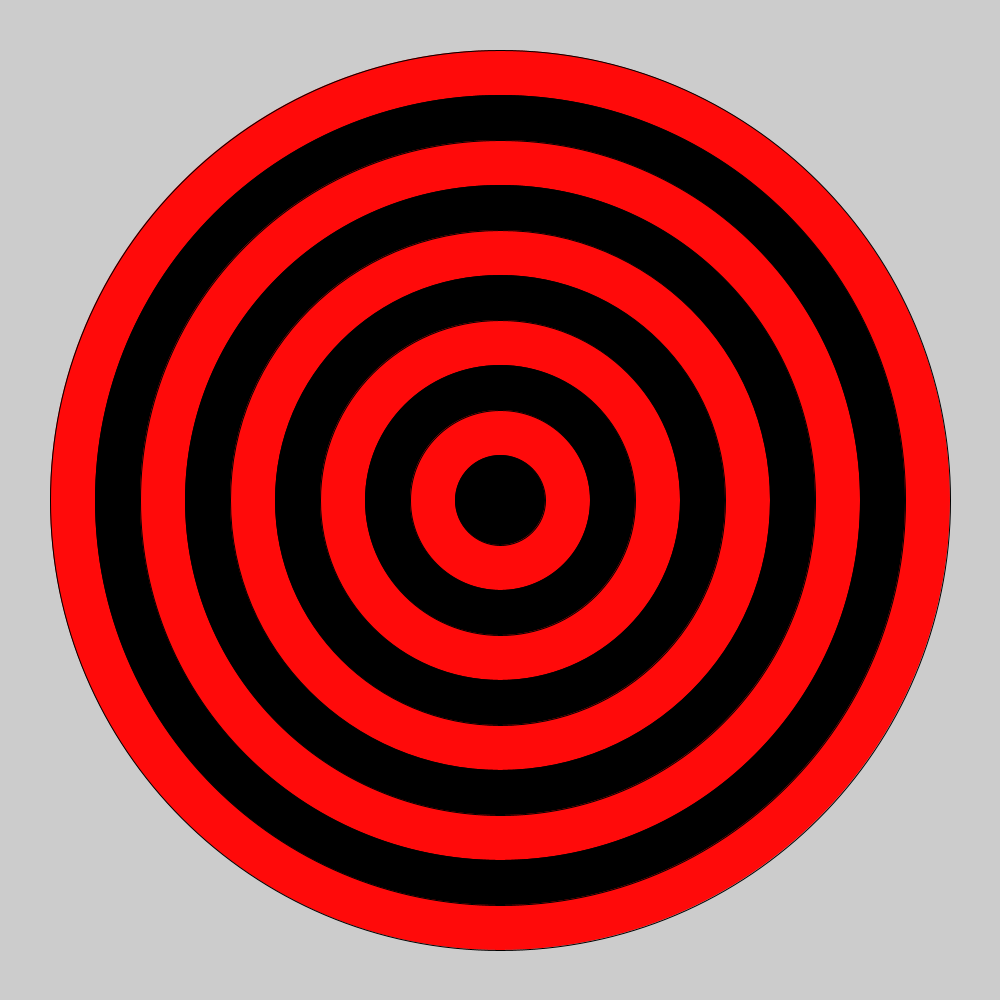
Frame 1 (no input)
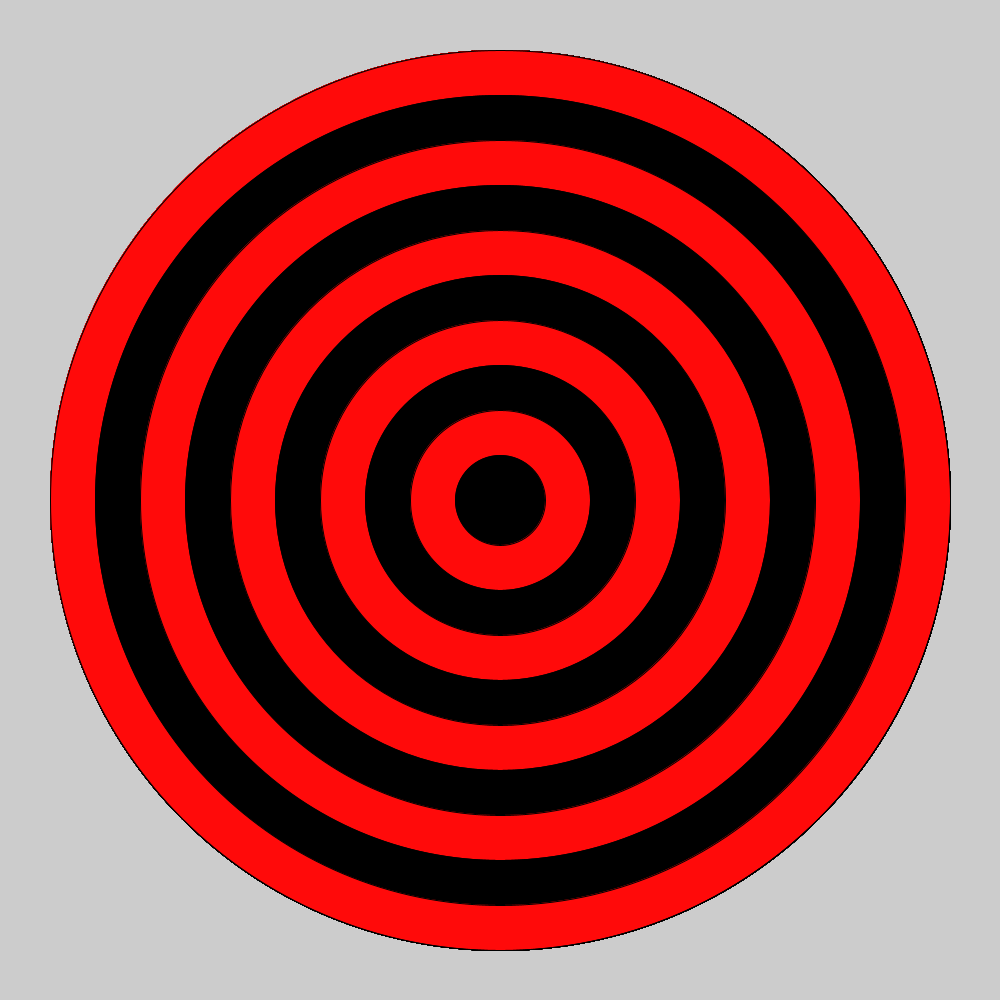
Frame 60 (the mouse pressed at the canvas centre just before this capture)
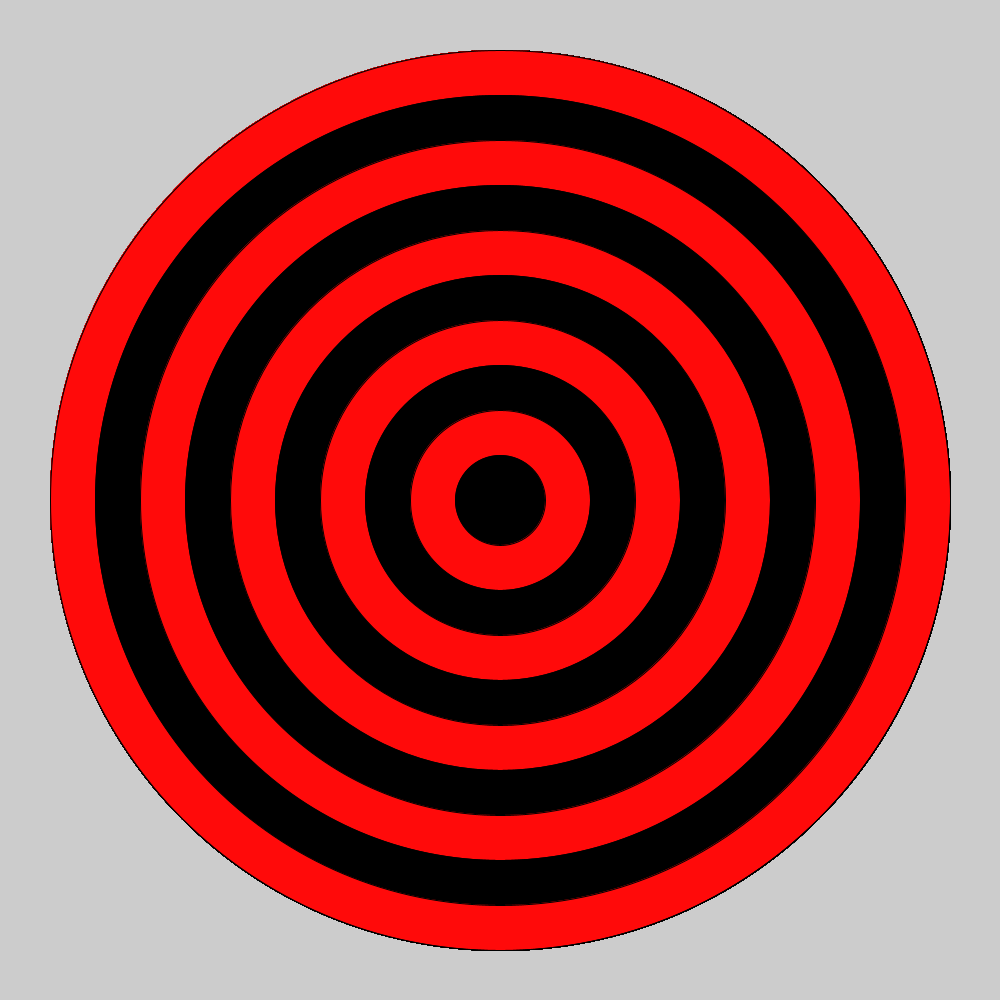
Frame 120 (the mouse held since frame 60 and released just before this capture)

The Processing sketch that drew these frames (run headless with seeded random() and noise(); from frame 60 on, the mouse is pressed at the canvas centre):

// Processing sketch: bullseye
// ── bullseye.pde

void setup() {
 
  // set the size of your sketch
 size(1000,1000); 
}

void draw() {
  
  //Starting with the largest ellipse, use a for loop to draw a bullseye with ellipses.
  
for (int i = 10; i>0; i--){
  if (i % 2 == 0) {
fill(255,10,10);
    }
    else {
     fill(0,0,0);
    }
ellipse(500,500,i*90,i*90);


    }

}
  //Use an if statement and remainder to alternate the color of your rings.
  
  
